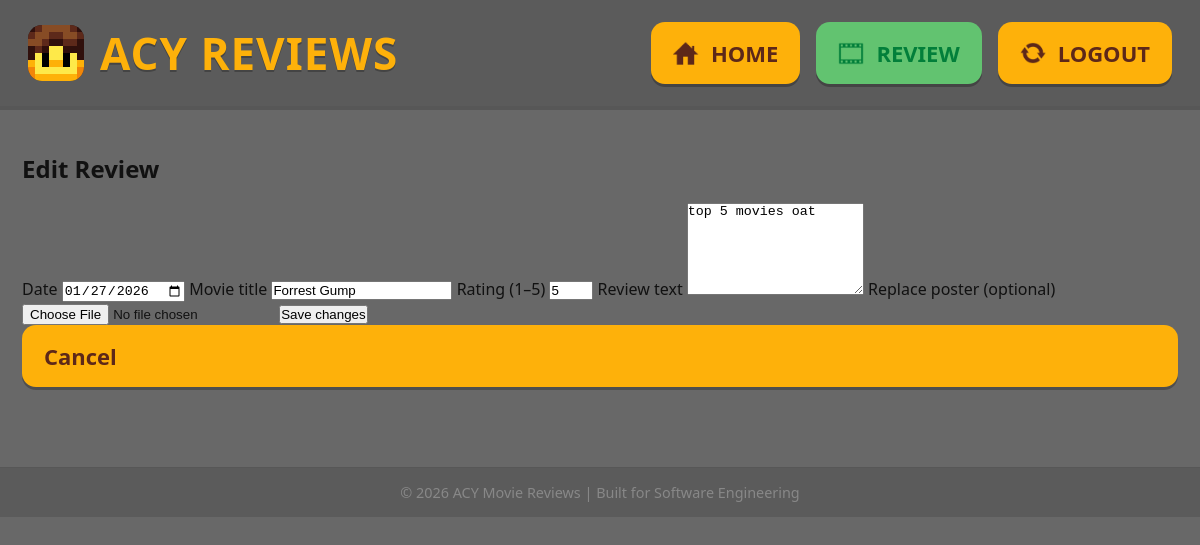
Screenshot of /review/20/edit (signed in) with the database file from the repository.
### tables this page shows
CREATE TABLE Reviews (
    id INTEGER PRIMARY KEY AUTOINCREMENT,
    user_id INTEGER,
    review_date TEXT NOT NULL,
    rating INTEGER,
    movie_title TEXT NOT NULL,
    review_text TEXT, poster_filename TEXT,
    FOREIGN KEY (user_id) REFERENCES Users(id) );

### main.py (the view, shortened to what this page needs)
@app.route("/review/<int:review_id>/edit", methods=["GET", "POST"])
def edit_review(review_id):
    if not session.get("id"):
        abort(403)
    conn = db.GetDB()
    review = conn.execute("""
        SELECT * FROM Reviews
        WHERE id = ? AND user_id = ?
    """, (review_id, session["id"])).fetchone()
    if review is None:
        conn.close()
        abort(403)
    conn.close()
    return render_template("edit.html", review=review)

### db.py (called while the page is built)
def GetDB():
    db = sqlite3.connect(".database/gtg.db")
    db.row_factory = sqlite3.Row
    return db

### templates/edit.html (shortened to what this page needs)
{% extends "base.html" %}
{% block content %}
<div class="page">
  <h2 class="page-title">Edit Review</h2>
  <form method="POST" enctype="multipart/form-data" class="form">
    <label>Date</label>
    <input type="date" name="review_date" value="{{ review['review_date'] }}" required>
    <label>Movie title</label>
    <input type="text" name="movie_title" value="{{ review['movie_title'] }}" required>
    <label>Rating (1–5)</label>
    <input type="number" name="rating" min="1" max="5" value="{{ review['rating'] }}" required>
    <label>Review text</label>
    <textarea name="review_text" rows="6" required>{{ review['review_text'] }}</textarea>
    <label>Replace poster (optional)</label>
    <input type="file" name="poster" accept=".png,.jpg,.jpeg,.webp">
    <button type="submit">Save changes</button>
    <a class="navbtn" href="/">Cancel</a>
  </form>
</div>
{% endblock %}

### static/css/style.css (style rules this page uses)
* { padding: 0; margin: 0; box-sizing: border-box; }
.navbtn { display:flex; align-items:center; gap:12px; background:#feb10a; color:#5d2819; text-decoration:none; font-weight:900; font-size:22px; padding:16px 22px; border-radius:14px; box-shadow: 0 3px 0 rgba(0,0,0,0.25); }
body { background:#686868; font-family: system-ui, -apple-system, Segoe UI, Roboto, Arial, sans-serif; margin:0; color:#111; }
.page { padding-top: 14px; }
.page-title { margin: 10px 0 18px; font-size: 24px; font-weight: 900; color:#111; }

### rows the page displays
Reviews: review_date "01/27/2026", movie_title "Forrest Gump", rating "5", review_text "top 5 movies oat"
